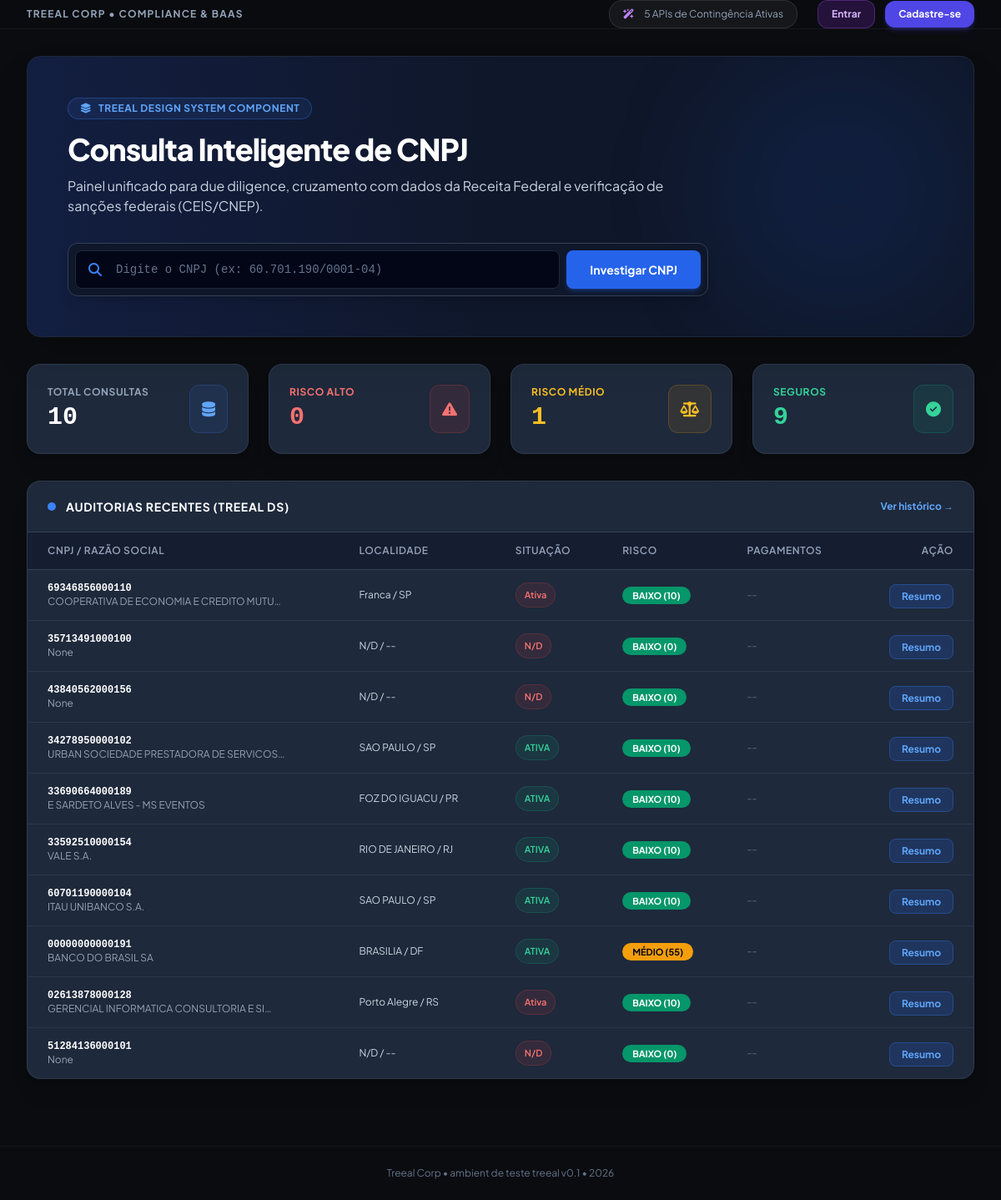
The app's page /, older data.
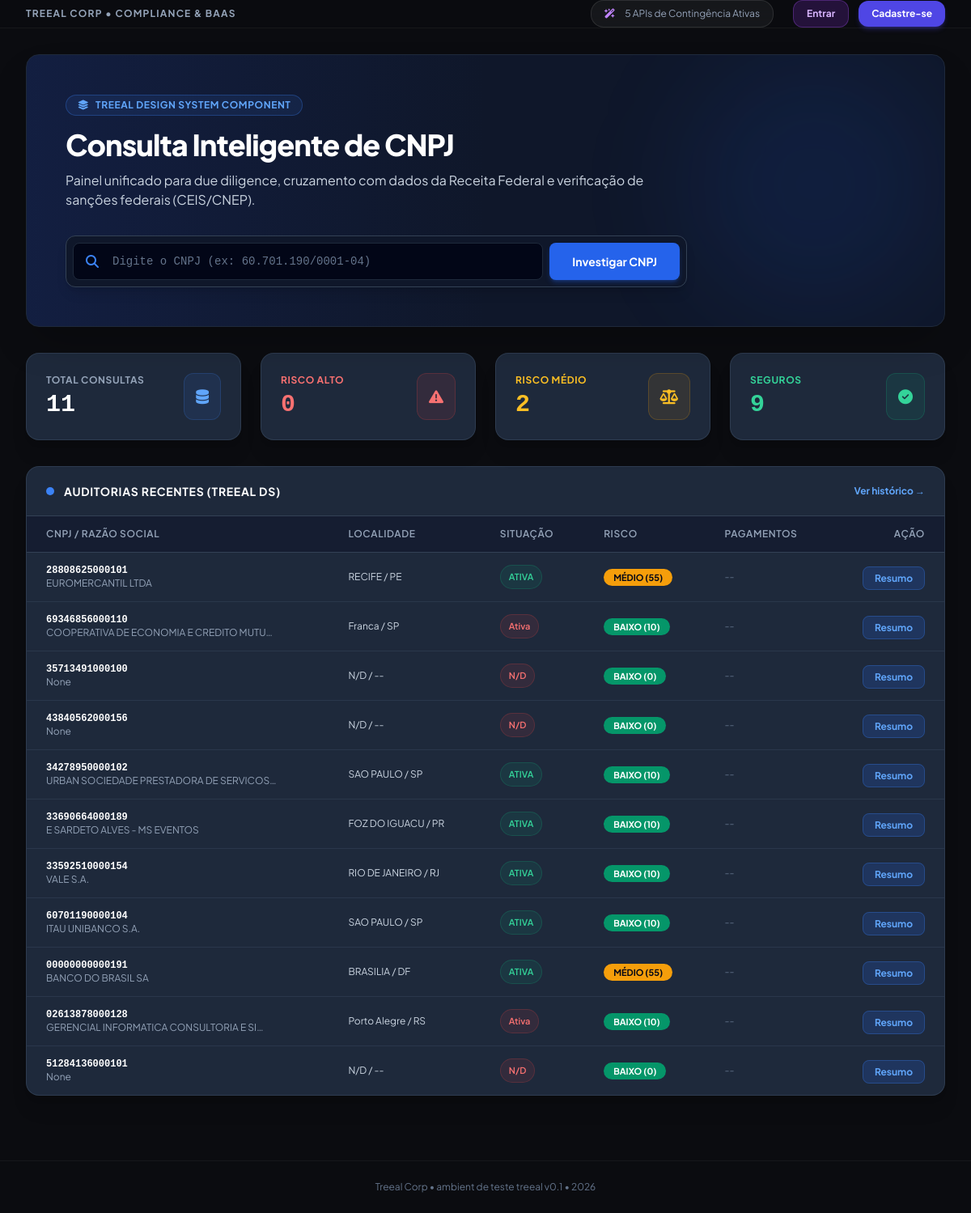
The same page, newer data.
### corporate_intel/models.py (models this page shows, shortened)
class EmpresaConsulta(models.Model):
    cnpj = models.CharField(max_length=14, unique=True, db_index=True)
    razao_social = models.CharField(max_length=255, blank=True, null=True)
    nome_fantasia = models.CharField(max_length=255, blank=True, null=True)
    situacao = models.CharField(max_length=50, blank=True, null=True)
    data_abertura = models.CharField(max_length=20, blank=True, null=True)
    capital_social = models.DecimalField(max_digits=15, decimal_places=2, default=0.0)
    natureza_juridica = models.CharField(max_length=255, blank=True, null=True)
    atividade_principal = models.TextField(blank=True, null=True)
    logradouro = models.CharField(max_length=255, blank=True, null=True)
    numero = models.CharField(max_length=50, blank=True, null=True)
    bairro = models.CharField(max_length=100, blank=True, null=True)
    municipio = models.CharField(max_length=100, blank=True, null=True)
    uf = models.CharField(max_length=2, blank=True, null=True)
    cep = models.CharField(max_length=10, blank=True, null=True)
    email = models.EmailField(blank=True, null=True)
    telefone = models.CharField(max_length=50, blank=True, null=True)
    socios = models.JSONField(default=list, blank=True)
    metodos_pagamento = models.JSONField(default=list, blank=True)
    compliance_processos = models.JSONField(default=dict, blank=True)
    risk_score = models.IntegerField(default=0)  # 0 a 100
    risk_level = models.CharField(max_length=20, default='BAIXO') # BAIXO, MÉDIO, ALTO
    motivos_risco = models.TextField(blank=True, null=True)
    criado_em = models.DateTimeField(auto_now_add=True)
    atualizado_em = models.DateTimeField(auto_now=True)

### corporate_intel/views.py (the view)
# urls.py: path('', views.dashboard_view, name='dashboard'),
def dashboard_view(request):
    query = request.GET.get('q', '').strip()
    empresas = EmpresaConsulta.objects.all().order_by('-criado_em')
    if query:
        empresas = empresas.filter(models_q_cnpj_or_name(query))
    total_consultas = EmpresaConsulta.objects.count()
    risco_alto = EmpresaConsulta.objects.filter(risk_level='ALTO').count()
    risco_medio = EmpresaConsulta.objects.filter(risk_level='MÉDIO').count()
    risco_baixo = EmpresaConsulta.objects.filter(risk_level='BAIXO').count()
    context = {
        'empresas': empresas[:20],
        'total_consultas': total_consultas,
        'risco_alto': risco_alto,
        'risco_medio': risco_medio,
        'risco_baixo': risco_baixo,
        'query': query
    }
    return render(request, 'corporate_intel/dashboard.html', context)

### templates/corporate_intel/dashboard.html (shortened to what the changed rows need)
{% extends 'base.html' %}
{% block content %}
<div class="relative bg-gradient-to-r from-blue-900/40 via-slate-900 to-slate-900 border border-slate-800 rounded-2xl p-8 md:p-12 mb-8 shadow-2xl overflow-hidden">
    <div class="max-w-3xl relative z-10">
        <h1 class="text-3xl md:text-4xl font-extrabold text-white tracking-tight mb-3">
            Consulta Inteligente de CNPJ
        </h1>
    </div>
</div>
<div class="grid grid-cols-1 sm:grid-cols-2 lg:grid-cols-4 gap-6 mb-8">
    <div class="bg-[#1e293b] border border-slate-700/80 rounded-2xl p-6 shadow-xl flex items-center justify-between">
        <div>
            <p class="text-xs uppercase tracking-wider text-slate-400 font-bold">Total Consultas</p>
            <h3 class="text-3xl font-extrabold text-white mt-1 font-mono">{{ total_consultas }}</h3>
        </div>
    </div>
    <div class="bg-[#1e293b] border border-slate-700/80 rounded-2xl p-6 shadow-xl flex items-center justify-between">
        <div>
            <p class="text-xs uppercase tracking-wider text-amber-400 font-bold">Risco Médio</p>
            <h3 class="text-3xl font-extrabold text-amber-400 mt-1 font-mono">{{ risco_medio }}</h3>
        </div>
    </div>
</div>
<div class="bg-[#1e293b] border border-slate-700/80 rounded-2xl shadow-xl overflow-hidden mb-12">
    <div class="overflow-x-auto">
        <table class="w-full text-left border-collapse">
            <thead>
                <tr class="bg-slate-900/60 text-slate-400 text-xs uppercase tracking-wider border-b border-slate-700">
                    <th class="py-3.5 px-6 font-semibold">CNPJ / Razão Social</th>
                    <th class="py-3.5 px-6 font-semibold">Localidade</th>
                    <th class="py-3.5 px-6 font-semibold">Situação</th>
                    <th class="py-3.5 px-6 font-semibold">Risco</th>
                    <th class="py-3.5 px-6 font-semibold">Pagamentos</th>
                    <th class="py-3.5 px-6 font-semibold text-right">Ação</th>
                </tr>
            </thead>
            <tbody class="divide-y divide-slate-700/60 text-sm">
                {% for emp in empresas %}
                <tr class="hover:bg-slate-750/50 transition">
                    <td class="py-3.5 px-6">
                        <span class="font-mono font-bold text-white block text-xs">{{ emp.cnpj }}</span>
                        <span class="text-xs text-slate-400 block">{{ emp.razao_social|truncatechars:40 }}</span>
                    </td>
                    <td class="py-3.5 px-6 text-slate-300 text-xs">
                        {{ emp.municipio|default:"N/D" }} / {{ emp.uf|default:"--" }}
                    </td>
                    <td class="py-3.5 px-6">
                        <span class="px-2.5 py-1 text-[11px] rounded-full font-semibold inline-flex items-center space-x-1 {% if emp.situacao == 'ATIVA' %}bg-emerald-500/10 text-emerald-400 border border-emerald-500/20{% else %}bg-red-500/10 text-red-400 border border-red-500/20{% endif %}">
                            <span>{{ emp.situacao|default:"N/D" }}</span>
                        </span>
                    </td>
                    <td class="py-3.5 px-6">
                        <span class="px-3 py-1 text-[11px] rounded-full font-bold {% if emp.risk_level == 'ALTO' %}bg-red-600 text-white{% elif emp.risk_level == 'MÉDIO' %}bg-amber-500 text-slate-950{% else %}bg-emerald-600 text-white{% endif %}">
                            {{ emp.risk_level }} ({{ emp.risk_score }})
                        </span>
                    </td>
                    <td class="py-3.5 px-6">
                        <div class="flex flex-wrap gap-1">
                            {% for gw in emp.metodos_pagamento %}
                            <span class="bg-slate-900 border border-slate-700 text-[10px] px-2 py-0.5 rounded text-blue-300">{{ gw }}</span>
                            {% empty %}
                            <span class="text-xs text-slate-500 italic">--</span>
                            {% endfor %}
                        </div>
                    </td>
                    <td class="py-3.5 px-6 text-right">
                        <a href="{% url 'detalhes_empresa' emp.pk %}" class="bg-blue-600/20 hover:bg-blue-600 text-blue-400 hover:text-white px-3.5 py-1.5 rounded-lg text-xs font-bold transition border border-blue-500/30">
                            Resumo
                        </a>
                    </td>
                </tr>
                {% empty %}
                <tr>
                    <td colspan="6" class="py-12 text-center text-slate-500 text-xs">
                        Nenhuma auditoria registrada.
                    </td>
                </tr>
                {% endfor %}
            </tbody>
        </table>
    </div>
</div>
{% endblock %}

Row changes from the older to the newer data that the page shows:
added EmpresaConsulta: cnpj "28808625000101", razao_social "EUROMERCANTIL LTDA", municipio "RECIFE", uf "PE", situacao "ATIVA", risk_level "MÉDIO", risk_score "55"
Text that changed along with them:
{{ total_consultas }}: "10" → "11"
{{ risco_medio }}: "1" → "2"
